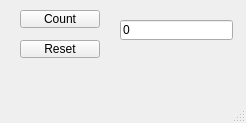
<?xml version="1.0" encoding="UTF-8"?>
<ui version="4.0">
 <class>MainWindow</class>
 <widget class="QMainWindow" name="MainWindow">
  <property name="geometry">
   <rect>
    <x>0</x>
    <y>0</y>
    <width>246</width>
    <height>123</height>
   </rect>
  </property>
  <property name="windowTitle">
   <string>Viikkoteht.counter</string>
  </property>
  <widget class="QWidget" name="centralwidget">
   <widget class="QPushButton" name="counterButton">
    <property name="geometry">
     <rect>
      <x>20</x>
      <y>10</y>
      <width>80</width>
      <height>18</height>
     </rect>
    </property>
    <property name="text">
     <string>Count</string>
    </property>
   </widget>
   <widget class="QPushButton" name="resetButton">
    <property name="geometry">
     <rect>
      <x>20</x>
      <y>40</y>
      <width>80</width>
      <height>18</height>
     </rect>
    </property>
    <property name="text">
     <string>Reset</string>
    </property>
   </widget>
   <widget class="QLineEdit" name="countEdit">
    <property name="geometry">
     <rect>
      <x>120</x>
      <y>20</y>
      <width>113</width>
      <height>20</height>
     </rect>
    </property>
    <property name="text">
     <string>0</string>
    </property>
   </widget>
  </widget>
  <widget class="QMenuBar" name="menubar">
   <property name="geometry">
    <rect>
     <x>0</x>
     <y>0</y>
     <width>246</width>
     <height>17</height>
    </rect>
   </property>
  </widget>
  <widget class="QStatusBar" name="statusbar"/>
 </widget>
 <resources/>
 <connections/>
</ui>
